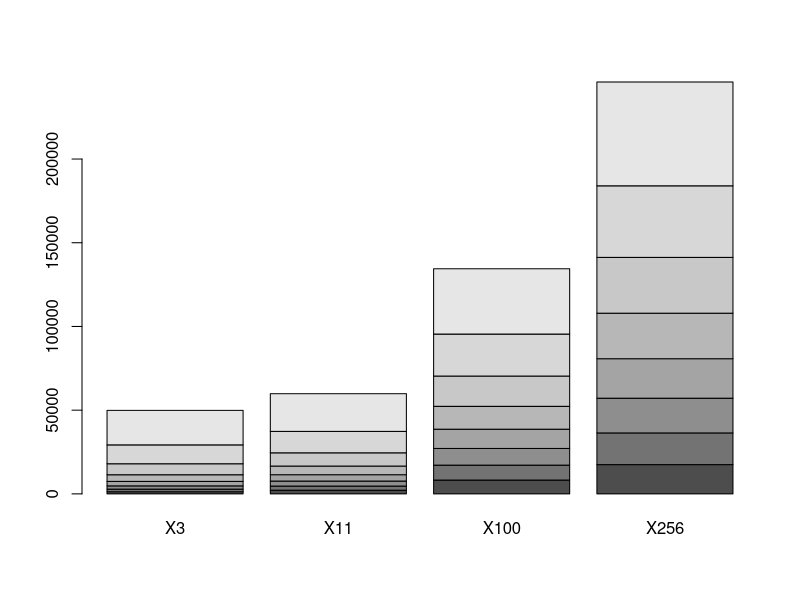

Recreate this plot in R.
content <- read.table(text = '3	11	100	256
1303	2200	8249	17493
1528	2478	8914	18922
1951	2967	9955	20736
2697	3805	11525	23588
3966	5180	13648	27189
6566	7901	18089	33325
11268	12804	25080	42760
20593	22507	38996	61990
', header = TRUE)

barplot(as.matrix(content))
